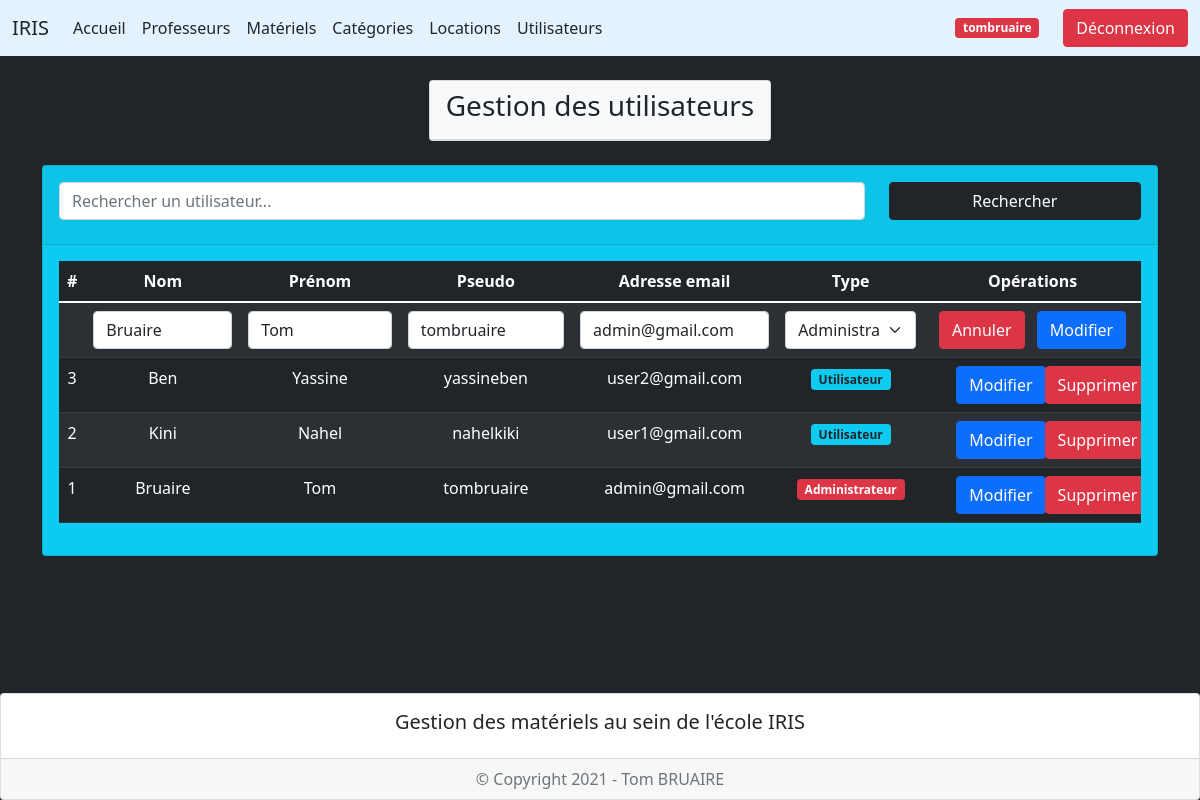
Page /index.php?page=5&action=edit&iduser=1 (signed in) on the committed database.
### tables this page shows
create table users (
    iduser int(3) not null auto_increment,
    nomuser varchar(50),
    prenomuser varchar(50),
    pseudouser varchar(20),
    emailuser varchar(255),
    mdpuser varchar(255),
    lvl int not null default 1,
    primary key (iduser)
);

### controleur/config_db.php (called while the page is built)
<?php
$server = "localhost";
$bdd = "iris";
$user = "root";
$mdp = "";
?>

### controleur/controleur.class.php (called while the page is built, shortened)
<?php
require_once("modele/modele.class.php");
class Controleur {
    private $unModele;
    public function __construct($server, $bdd, $user, $mdp) {
        $this->unModele = new Modele($server, $bdd, $user, $mdp);
    }
    public function setTable($uneTable) {
        $this->unModele->setTable($uneTable);
    }
    public function selectAll($chaine = "*", $orderby) {
        return $this->unModele->selectAll($chaine, $orderby);
    }
    public function selectWhere($chaine = "*", $where) {
        return $this->unModele->selectWhere($chaine, $where);
    }
}
?>

### vue/vue_utilisateurs.php (the view, shortened to what this page needs)
<div class="container mt-4 mb-5">
    <div class="row d-flex justify-content-center">
        <div class="col-auto">
            <div class="card bg-info">
                <div class="card-header">
                    <form method="post" action="" class="mt-2">
                        <div class="row mb-3">
                            <div class="col-9">
                                    <input type="search" name="mot" id="mot" placeholder="Rechercher un utilisateur..." class="form-control">
                            </div>
                            <div class="col-3">
                                <button type="submit" name="Rechercher" class="btn btn-dark w-100">Rechercher</button>
                            </div>
                        </div>
                    </form>
                </div>
                <div class="card-body">
                    <div class="table-responsive">
                        <table class="table table-dark table-striped text-center">
                            <thead>
                                <tr>
                                    <th scope="col">#</th>
                                    <th scope="col">Nom</th>
                                    <th scope="col">Prénom</th>
                                    <th scope="col">Pseudo</th>
                                    <th scope="col">Adresse email</th>
                                    <th scope="col">Type</th>
                                    <?php if (isset($_SESSION['lvl']) && $_SESSION['lvl'] == 2) { ?>
                                        <th scole="col">Opérations</th>
                                    <?php } ?>
                                </tr>
                            </thead>
                            <tbody>
                                <?php if (isset($_SESSION['lvl']) && $_SESSION['lvl'] == 2) { ?>
                                    <form method="post" action="">
                                        <tr>
                                            <td></td>
                                            <td><input type="text" name="nomuser" id="nom" class="form-control" value="<?= ($leUser != null ? $leUser['nomuser'] : null); ?>"></td>
                                            <td><input type="text" name="prenomuser" id="prenom" class="form-control" value="<?= ($leUser != null ? $leUser['prenomuser'] : null); ?>"></td>
                                            <td><input type="text" name="pseudouser" id="pseudo" class="form-control" value="<?= ($leUser != null ? $leUser['pseudouser'] : null); ?>"></td>
                                            <td><input type="email" name="emailuser" id="email" class="form-control" value="<?= ($leUser != null ? $leUser['emailuser'] : null); ?>"></td>
                                            <td>
                                                <select name="lvl" class="form-select">
                                                    <option value="2" <?php if ($leUser != null && $leUser['lvl'] == 2) {echo "selected";} ?>>Administrateur</option>
                                                </select>
                                            </td>
                                            <td>
                                                <?php if ($leUser != null) { ?>
                                                    <button type="submit" name="Annuler" class="btn btn-danger me-2">Annuler</button>
                                                <?php } ?>
                                                <button type="submit" <?= ($leUser != null ? 'name="subeditutilisateur"' : 'name="subaddutilisateur"'); ?> class="btn <?= ($leUser != null ? 'btn-primary' : 'btn-success w-100'); ?>"><?= ($leUser != null ? "Modifier" : "Ajouter"); ?></button>
                                            </td>
                                        </tr>
                                    </form>
                                <?php } ?>
                            <?php foreach ($lesUtilisateurs as $unUtilisateur) { ?>
                                <tr>
                                    <td><?= $unUtilisateur['iduser']; ?></td>
                                    <td><?= $unUtilisateur['nomuser']; ?></td>
                                    <td><?= $unUtilisateur['prenomuser']; ?></td>
                                    <td><?= $unUtilisateur['pseudouser']; ?></td>
                                    <td><?= $unUtilisateur['emailuser']; ?></td>
                                    <td>
                                        <?php if ($unUtilisateur['lvl'] == 1) { ?>
                                            <span class="badge bg-info text-dark">Utilisateur</span>
                                        <?php } elseif ($unUtilisateur['lvl'] == 2) { ?>
                                            <span class="badge bg-danger">Administrateur</span>
                                        <?php } ?>
                                    </td>
                                    <?php if (isset($_SESSION['lvl']) && $_SESSION['lvl'] == 2) { ?>
                                        <td>
                                            <div class="container">
                                                <div class="row">
                                                    <div class="col-6">
                                                        <a href="index.php?page=5&action=edit&iduser=<?= $unUtilisateur['iduser']; ?>" class="btn btn-primary">Modifier</a>
                                                    </div>
                                                    <div class="col-6">
                                                        <a href="index.php?page=5&action=sup&iduser=<?= $unUtilisateur['iduser']; ?>" onclick="return(confirm('Voulez-vous vraiment supprimer cet utilisateur ?'));" class="btn btn-danger">Supprimer</a>
                                                    </div>
                                                </div>
                                            </div>
                                        </td>
                                    <?php } ?>
                                </tr>
                            <?php } ?>
                            </tbody>
                        </table>
                    </div>
                </div>
            </div>
        </div>
    </div>
</div>

### rows in the picture
users: nomuser "Bruaire", prenomuser "Tom", pseudouser "tombruaire", emailuser "admin@gmail.com", lvl "Administrateur", iduser "1"
users: iduser "3", nomuser "Ben", prenomuser "Yassine", pseudouser "yassineben", emailuser "user2@gmail.com", lvl "Utilisateur"
users: iduser "2", nomuser "Kini", prenomuser "Nahel", pseudouser "nahelkiki", emailuser "user1@gmail.com", lvl "Utilisateur"

### other values in the picture
$_SESSION['pseudouser'] "tombruaire"
$text "Gestion des utilisateurs"
